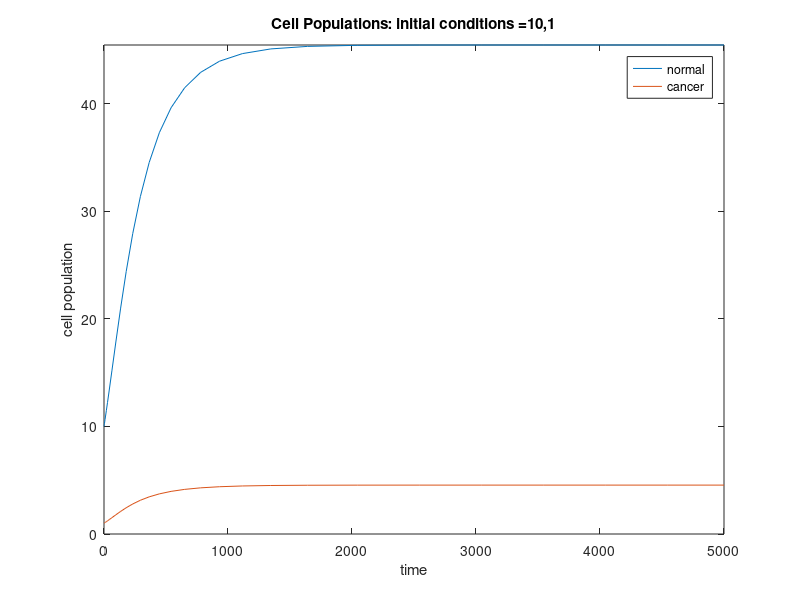
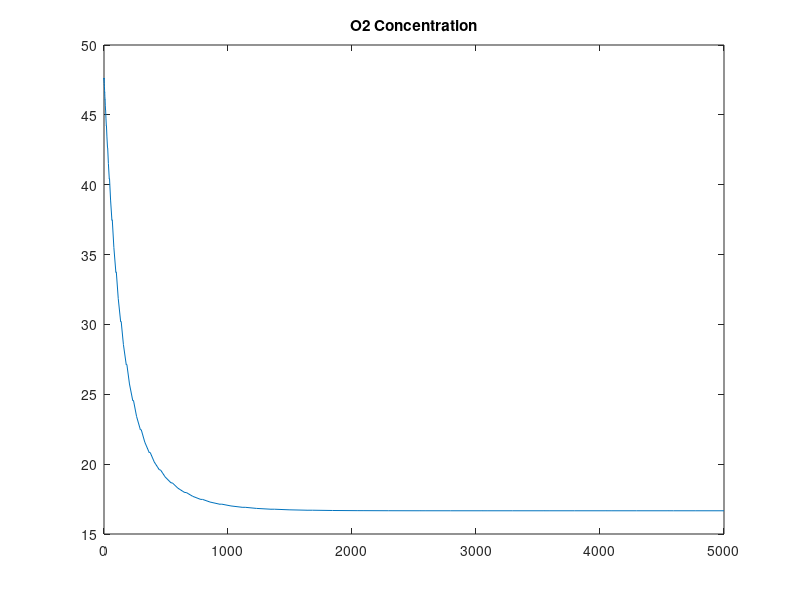
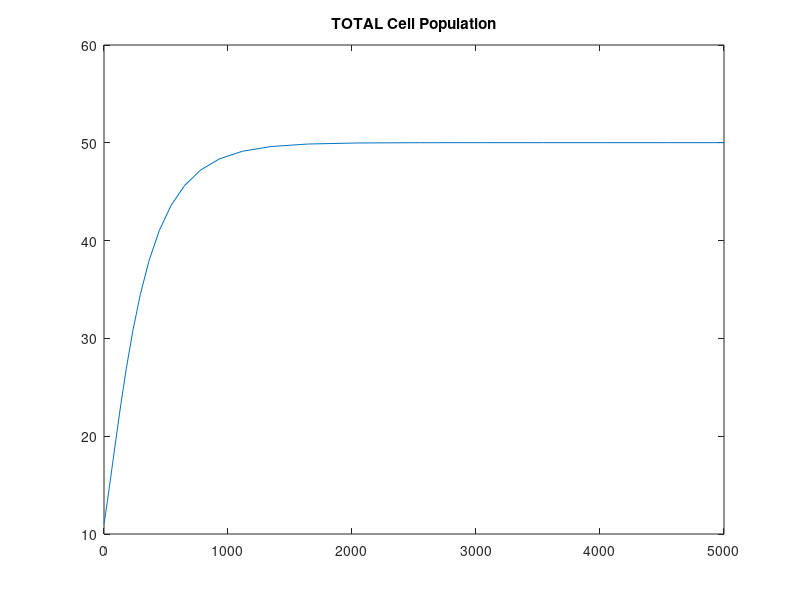

The MATLAB source for these figures, in order:
function Logistic
%Logistic growth model (carrying capacity)
 
%%
clc; clf;
clear

%% Parameters
% oxygen
o2_data = []; %just for later plotting
save o2data.mat o2_data;

v3 = 1; %default o2 into system (constant in time)
a3 = 0.01; %o2 out of system (constant per molecule)
c1 = 1e-3; %o2 consumption
c2 = 1e-3; %o2 consumption

k1 = 25; %o2 factor in cell death
k2 = 25; %o2 factor in cancer cell death


% cell dynamics
% division rate
v1 = 0.03;
v2 = v1; %initially same

% cell death rates
a1 = 0.01; %"basal" rate
D1 = 0.03333; %cell death affected by oxygen

a2 = a1; %initially same
D2 = D1;

%%%%%%%%%%%%%specific to logistic%%%%%%%%%%%%%%%%%
cp = 100; %carrying capacity (entire cell population)

 
%% Add Feedback + Solve ODEs
init_con = [10 1];

sol = ode23s(@(t,x) ODEs(t,x,v1,v2,v3,a1,a2,a3,c1,c2,k1,k2,D1,D2,cp), [0,5000], init_con);

figure (1)
plot(sol.x, sol.y, '-');ylim([0 inf]); axis 'auto x'
xlabel('time'); ylabel('cell population')
title(['Cell Populations: initial conditions =' num2str(init_con(1)) ',' num2str(init_con(2)) ] );
legend('normal', 'cancer');

figure (2) ; load o2data.mat o2_data
o2_data = sortrows(o2_data,1);
plot(o2_data(:,1), o2_data(:,2)); axis auto
title('O2 Concentration');

figure(3) 
plot(sol.x,sum(sol.y),'-'); 
title('TOTAL Cell Population'); 
%% ODES
    function dx = ODEs(t,x,v1,v2,v3,a1,a2,a3,c1,c2,k1,k2,D1,D2,cp)
        O2 = @(v_3,x_1,x_2,a_3,c_1,c_2) (v_3/(a_3 + x_1*c_1 + x_2*c_2)); %oxygen
    
        %if t < 200    %what happens if dynamics change at t = 200, before steady state @ ~325?
        %if t < 3000     %what if change is AFTER steady state is achieved?
            dx = [x(1)* (v1-(a1 + D1/(1+O2(v3,x(1),x(2),a3,c1,c2)/k1))) * (1-(x(1)+x(2))/cp);
                  x(2)* (v2-(a2 + D2/(1+O2(v3,x(1),x(2),a3,c1,c2)/k2))) * (1-(x(1)+x(2))/cp)];
        %else
        %    dx = [x(1)* (2*v1-(a1 + D1/(1+O2(v3,x(1),x(2),a3,c1,c2)/k1)))*(1-(x(1)+x(2))/cp); %notice changes in v1, a2
        %          x(2)* (v2-0.5*(a2 + D2/(1+O2(v3,x(1),x(2),a3,c1,c2)/k2)))*(1-(x(1)+x(2))/cp)];
        %end
        
        load o2data.mat o2_data;
        o2_data = [o2_data; [t O2(v3,x(1),x(2),a3,c1,c2)]];
        save o2data.mat o2_data; 
    end
        
    end
